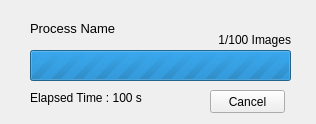
<?xml version="1.0" encoding="UTF-8"?>
<ui version="4.0">
 <class>Form</class>
 <widget class="QWidget" name="Form">
  <property name="geometry">
   <rect>
    <x>0</x>
    <y>0</y>
    <width>316</width>
    <height>124</height>
   </rect>
  </property>
  <property name="windowTitle">
   <string>Form</string>
  </property>
  <widget class="QProgressBar" name="progressBar">
   <property name="geometry">
    <rect>
     <x>30</x>
     <y>50</y>
     <width>261</width>
     <height>31</height>
    </rect>
   </property>
   <property name="maximum">
    <number>0</number>
   </property>
   <property name="value">
    <number>-1</number>
   </property>
   <property name="textVisible">
    <bool>false</bool>
   </property>
  </widget>
  <widget class="QPushButton" name="pushButton_Cancel">
   <property name="geometry">
    <rect>
     <x>210</x>
     <y>90</y>
     <width>75</width>
     <height>23</height>
    </rect>
   </property>
   <property name="text">
    <string>Cancel</string>
   </property>
  </widget>
  <widget class="QLabel" name="label_processName">
   <property name="geometry">
    <rect>
     <x>30</x>
     <y>20</y>
     <width>261</width>
     <height>16</height>
    </rect>
   </property>
   <property name="font">
    <font>
     <pointsize>10</pointsize>
    </font>
   </property>
   <property name="text">
    <string>Process Name</string>
   </property>
  </widget>
  <widget class="QLabel" name="label_timeElapsed">
   <property name="geometry">
    <rect>
     <x>30</x>
     <y>90</y>
     <width>171</width>
     <height>16</height>
    </rect>
   </property>
   <property name="text">
    <string>Elapsed Time : 100 s</string>
   </property>
  </widget>
  <widget class="QLabel" name="label_3">
   <property name="geometry">
    <rect>
     <x>210</x>
     <y>30</y>
     <width>81</width>
     <height>20</height>
    </rect>
   </property>
   <property name="text">
    <string>1/100 Images</string>
   </property>
   <property name="alignment">
    <set>Qt::AlignRight|Qt::AlignTrailing|Qt::AlignVCenter</set>
   </property>
  </widget>
 </widget>
 <resources/>
 <connections/>
</ui>
